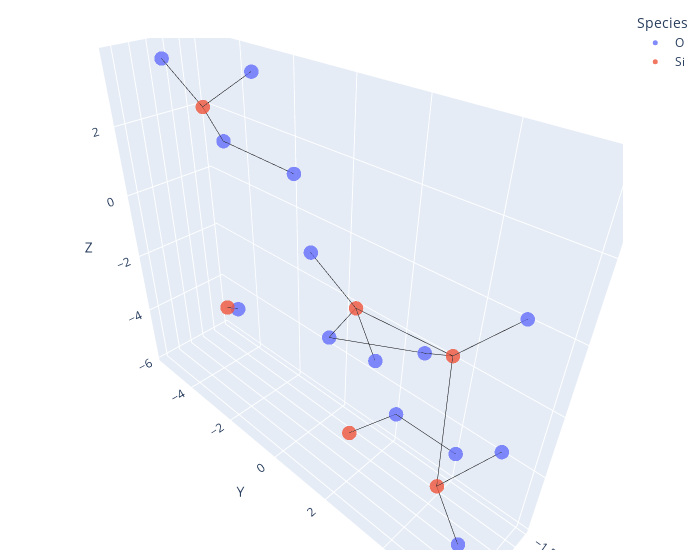
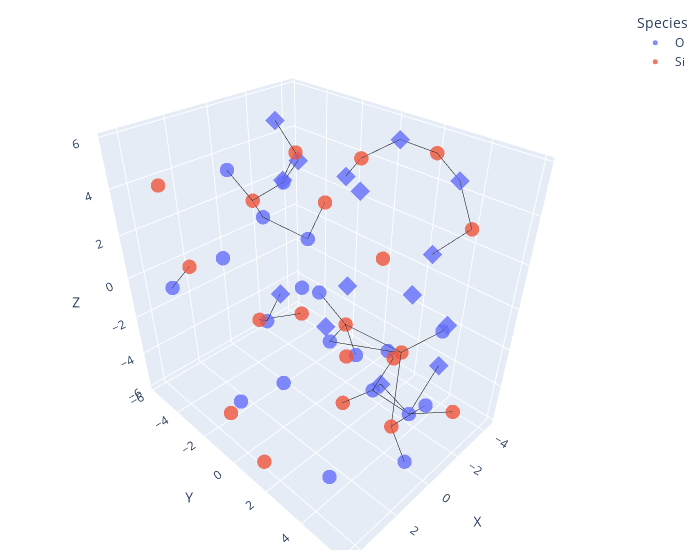
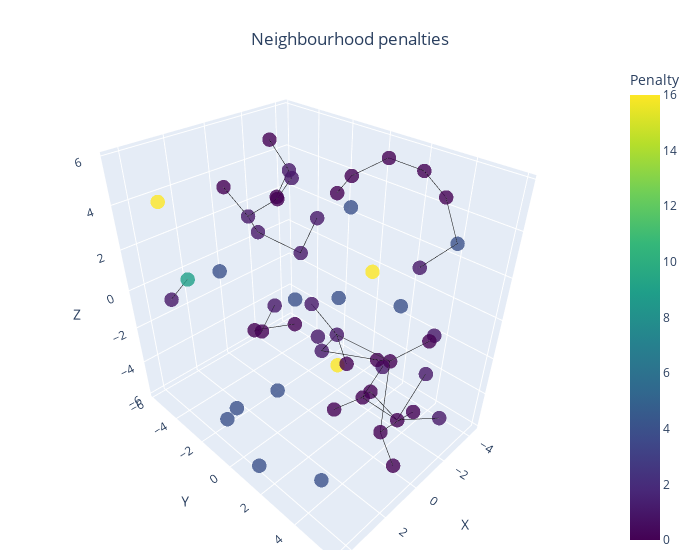
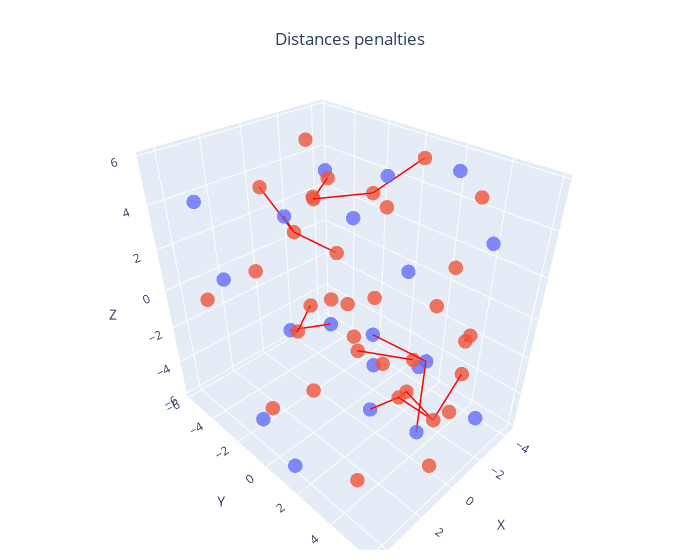

Here is the notebook cell these charts were saved with, in order:
### Code cell
s_gen = ea_x.population_genotypes[0]
s_fen = genotype_to_fenotype(s_gen)

plot_atoms(s_fen, atom_species_by_index, atom_species_by_symbol)
plot_solution_with_walls((wall_left, wall_right), s_fen, atom_species_by_index, atom_species_by_symbol)
plot_neighbourhood_penalties(np.concat([wall_left, wall_right, s_fen]), atom_species_by_index, atom_species_by_symbol, cluster_size, cluster_size, cluster_size)
plot_distances_penalties(np.concat([wall_left, wall_right, s_fen]), atom_species_by_index, atom_species_by_symbol)
